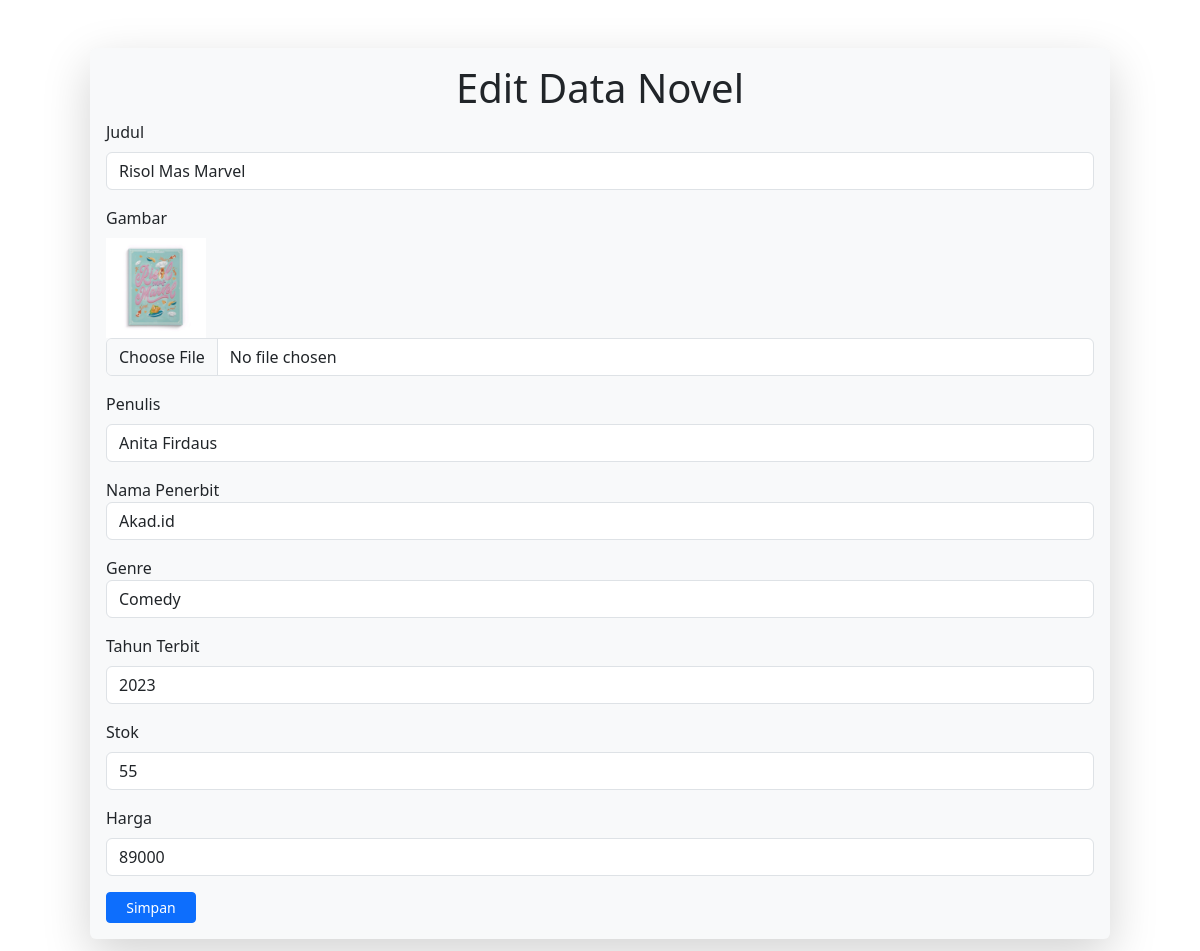
/admin/edit.php?id_novel=2, run on the app's committed database.
### tables this page shows
CREATE TABLE `novel` (
  `id_novel` int(11) NOT NULL,
  `judul_novel` varchar(255) DEFAULT NULL,
  `gambar` text DEFAULT NULL,
  `penulis` varchar(255) DEFAULT NULL,
  `id_penerbit` int(11) DEFAULT NULL,
  `id_genre` int(11) DEFAULT NULL,
  `tahun_terbit` int(11) DEFAULT NULL,
  `stok` int(11) DEFAULT NULL,
  `harga` decimal(11,0) DEFAULT NULL
);

### admin/edit.php (the view, shortened to what this page needs)
<!DOCTYPE html>
<html lang="en">
<head>
    <link rel="stylesheet" href="https://cdn.jsdelivr.net/npm/bootstrap@5.3.2/dist/css/bootstrap.min.css">
</head>
<body>
    <?php
    include 'koneksi.php';
    $novel = mysqli_query($conn, "SELECT * FROM novel where id_novel='$_GET[id_novel]'");
    while ($n = mysqli_fetch_array($novel)) {
        $id_novel = $n["id_novel"];
        $judul_novel = $n["judul_novel"];
        $gambar = $n["gambar"];
        $penulis = $n["penulis"];
        $nama_penerbit = $n["id_penerbit"];
        $nama_genre = $n["id_genre"];
        $tahun_terbit = $n["tahun_terbit"];
        $stok = $n["stok"];
        $harga = $n["harga"];
    }
    ?>
    <div class="container ">
        <div class="m-5 shadow-lg p-3 mb-5 bg-body-tertiary rounded">
            <h1 class="text-center">Edit Data Novel</h1>
            <form action="proses_edit.php?id_novel=<?php echo $id_novel ?>" method="post" enctype="multipart/form-data">
                <div class="form-group mb-3">
                    <div class="form-label">Judul</div>
                    <input type="text" name="judul_novel" data-name=" Judul" class="required form-control" value="<?php echo $judul_novel ?>">
                </div>
                <div class="form-group mb-3">
                    <div class="form-label">Gambar</div>
                    <img src="../admin/<?php echo $gambar ?>" width="100">
                    <input type="file" name="fileToUpload" id="fileToUpload" data-name="Gambar" class="required form-control">
                </div>
                <div class="form-group mb-3">
                    <div class="form-label">Penulis</div>
                    <input type="text" name="penulis" data-name="Penulis" class="required form-control" value="<?php echo $penulis ?>">
                </div>
                <div class="form-group mb-3">
                    <div class="form-label">Nama Penerbit
                        <select name="nama_penerbit" id="penerbit" data-name="Penerbit" class="required form-control">
                            <?php
                            $query = mysqli_query($conn, "SELECT * FROM penerbit");
                            if (mysqli_num_rows($query) > 0) {
                                while ($data = mysqli_fetch_array($query)) {
                                    $selected = ($data["id_penerbit"] == $nama_penerbit) ? 'selected' : '';
                                    echo "<option value='" . $data["id_penerbit"] . "' $selected>" . $data["nama_penerbit"] . "</option>";
                                }
                            } else {
                                echo "<option value=''>No items available</option>";
                            }
                            ?>
                        </select>
                    </div>
                </div>
                <div class="form-group mb-3">
                    <div class="form-label">Genre
                        <select name="nama_genre" id="genre" data-name="genre" class="required form-control">
                            <?php
                            $query = mysqli_query($conn, "SELECT * FROM genre");
                            if (mysqli_num_rows($query) > 0) {
                                while ($data = mysqli_fetch_array($query)) {
                                    $selected = ($data["id_genre"] == $nama_genre) ? 'selected' : '';
                                    echo "<option value='" . $data["id_genre"] . "' $selected>" . $data["nama_genre"] . "</option>";
                                }
                            } else {
                                echo "<option value=''>No items available</option>";
                            }
                            ?>
                        </select>
                    </div>
                </div>
                <div class="form-group mb-3">
                    <div class="form-label">Tahun Terbit</div>
                    <input type="text" name="tahun_terbit" data-name="Tahun Terbit" class="required form-control" value="<?php echo $tahun_terbit ?>">
                </div>
                <div class="form-group mb-3">
                    <div class="form-label">Stok</div>
                    <input type="number" name="stok" data-name="Stok" class="required form-control" value="<?php echo $stok ?>">
                </div>
                <div class="form-group mb-3">
                    <div class="form-label">Harga</div>
                    <input type="number" name="harga" data-name="Harga" class="required form-control" value="<?php echo $harga ?>">
                </div>
                <div>
                    <input type="submit" name="Submit" value="Simpan" class="btn btn-primary btn-sm" style="width: 90px;" onclick="return confirm('Simpan Perubahan?')">
                </div>
            </form>
</body>
</html>

### data on the page
novel: judul_novel "Risol Mas Marvel", gambar (picture), penulis "Anita Firdaus", tahun_terbit "2023", stok "55", harga "89000"

### other printed values
form field nama_penerbit "Akad.id"
form field nama_genre "Comedy"
